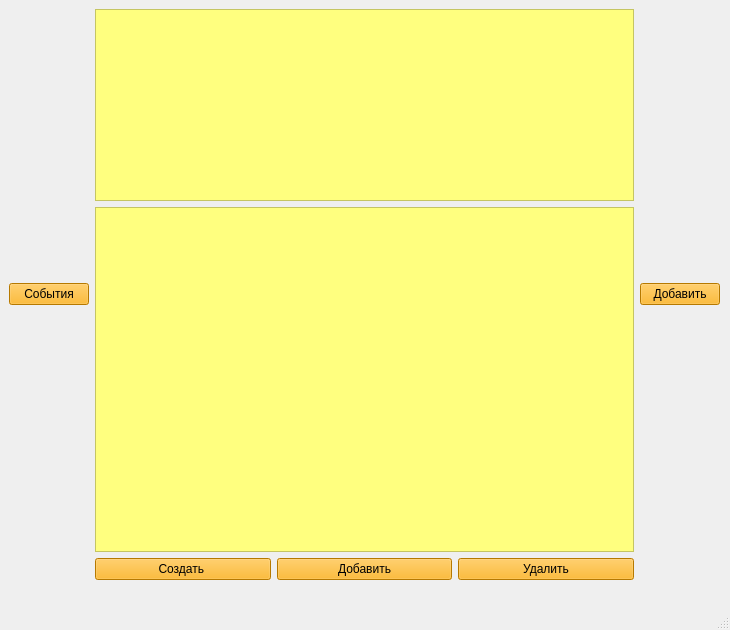
<?xml version="1.0" encoding="UTF-8"?>
<ui version="4.0">
 <class>MainWindow</class>
 <widget class="QMainWindow" name="MainWindow">
  <property name="geometry">
   <rect>
    <x>0</x>
    <y>0</y>
    <width>730</width>
    <height>630</height>
   </rect>
  </property>
  <property name="windowTitle">
   <string>MainWindow</string>
  </property>
  <widget class="QWidget" name="centralwidget">
   <widget class="QWidget" name="horizontalLayoutWidget">
    <property name="geometry">
     <rect>
      <x>9</x>
      <y>9</y>
      <width>711</width>
      <height>571</height>
     </rect>
    </property>
    <layout class="QHBoxLayout" name="horizontalLayout">
     <item>
      <widget class="QPushButton" name="btn_calendar2">
       <property name="styleSheet">
        <string notr="true">background-color: rgb(255, 170, 0);</string>
       </property>
       <property name="text">
        <string>События</string>
       </property>
      </widget>
     </item>
     <item>
      <layout class="QVBoxLayout" name="verticalLayout">
       <item alignment="Qt::AlignBottom">
        <widget class="QListView" name="listView">
         <property name="styleSheet">
          <string notr="true">background-color: rgb(255, 255, 127);</string>
         </property>
        </widget>
       </item>
       <item>
        <widget class="QPlainTextEdit" name="plainTextEdit">
         <property name="styleSheet">
          <string notr="true">background-color: rgb(255, 255, 127);</string>
         </property>
        </widget>
       </item>
       <item>
        <layout class="QHBoxLayout" name="horizontalLayout_4">
         <item>
          <widget class="QPushButton" name="btn_create">
           <property name="styleSheet">
            <string notr="true">background-color: rgb(255, 170, 0);
</string>
           </property>
           <property name="text">
            <string>Создать </string>
           </property>
          </widget>
         </item>
         <item>
          <widget class="QPushButton" name="btn_add">
           <property name="styleSheet">
            <string notr="true">background-color: rgb(255, 170, 0);</string>
           </property>
           <property name="text">
            <string>Добавить</string>
           </property>
          </widget>
         </item>
         <item>
          <widget class="QPushButton" name="btn_del">
           <property name="styleSheet">
            <string notr="true">background-color: rgb(255, 170, 0);</string>
           </property>
           <property name="text">
            <string>Удалить</string>
           </property>
          </widget>
         </item>
        </layout>
       </item>
      </layout>
     </item>
     <item>
      <widget class="QPushButton" name="btn_dv2">
       <property name="styleSheet">
        <string notr="true">background-color: rgb(255, 170, 0);</string>
       </property>
       <property name="text">
        <string>Добавить</string>
       </property>
      </widget>
     </item>
    </layout>
   </widget>
  </widget>
  <widget class="QMenuBar" name="menubar">
   <property name="geometry">
    <rect>
     <x>0</x>
     <y>0</y>
     <width>730</width>
     <height>26</height>
    </rect>
   </property>
  </widget>
  <widget class="QStatusBar" name="statusbar"/>
 </widget>
 <resources/>
 <connections/>
</ui>
